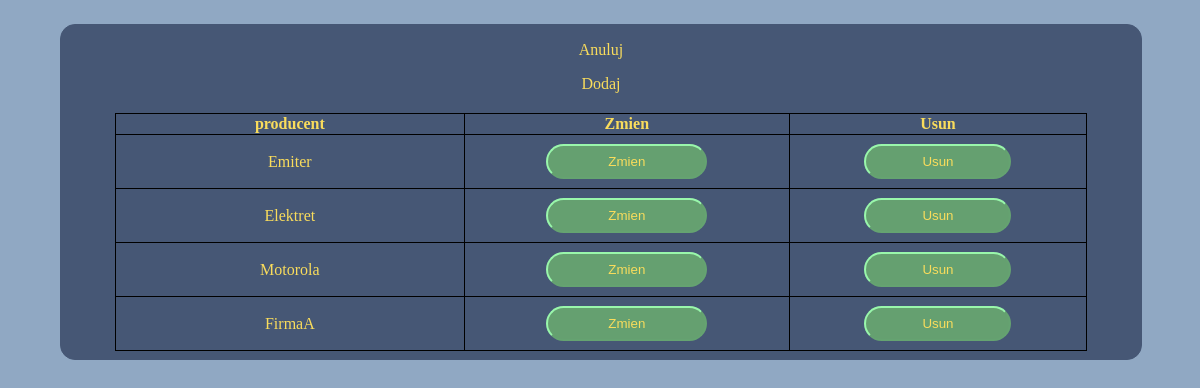
Page /admin/producent.php on the earlier database version.
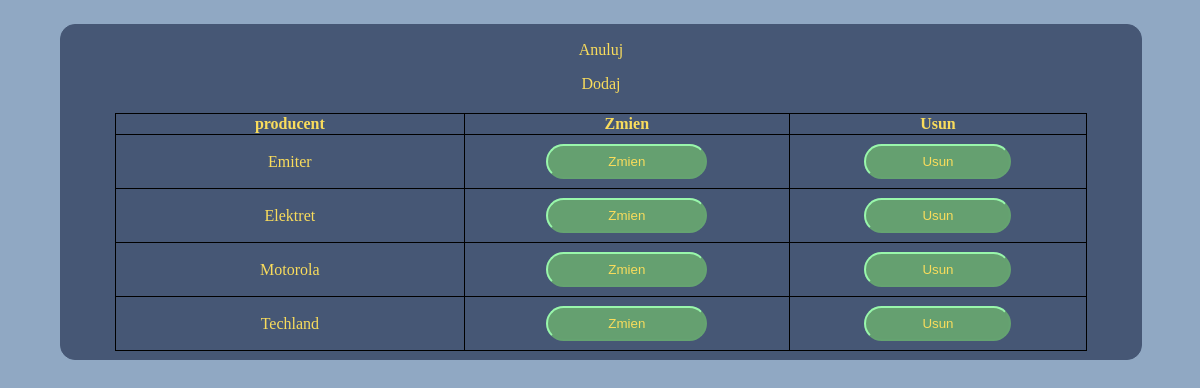
Same page on the later database version.
### tables this page shows
CREATE TABLE `producent` (
  `producent_id` int(10) UNSIGNED NOT NULL,
  `producent` varchar(50) NOT NULL
);

### admin/producent.php (the view, shortened to what this page needs)
<!DOCTYPE html>
<html lang="en">
<head>
    <link rel="stylesheet" href="../style/style-globalne.css">
    <link rel="stylesheet" href="../style/style-tabelka-panelu.css">
</head>
<body>
    <section class="tabelka-panelu">
        <a href="panel-admina.php">Anuluj</a>
        <a href="producent.php?czy_dodac=true">Dodaj</a>
        <?php
        include("../config/config.php");
        $query = "SELECT DISTINCT *  FROM `producent`";
        $result = $connection->query($query);
        echo "<table> <tr> <th>producent</th> <th>Zmien</th> <th>Usun</th> </tr>";
        while ($row = $result->fetch_assoc()) {
            echo "<form method=\"post\"";
            echo "<tr>";
            $producent = htmlspecialchars($row['producent']);
            if ($producent == $_POST['producent'] && isset($_POST['zmien-formularz'])) {
                echo "<td> <input name=\"nowa_nazwa_producenta\" value=\"{$_POST['producent']}\"> </td>";
                echo "<input type=\"hidden\" name=\"producent\" value=\"{$_POST['producent']}\">";
                echo "<td colspan=\"2\"> <button type=\"submit\" name=\"zmien\">Zmien</button> </td>";
            } else {
                echo "<td>" . $producent . "</td>";
                if (!isset($_GET["czy_dodac"]) && $_GET["czy_dodac"] != true) {
                    echo "<td> <button type=\"submit\" name=\"zmien-formularz\">Zmien</button> </td>";
                    echo "<td> <button type=\"submit\" name=\"usun\">Usun</button> </td>";
                } else
                    echo "<td colspan=\"2\" style=\"width:12.5vw;\">Dostepne jak zakonczysz formualrz dodawania</td>";
            }
            echo "</form>";
        }
        echo "</table>";
        ?>
    </section>
</body>
</html>

Differences in the rows shown:
changed producent: producent "FirmaA" → "Techland"
